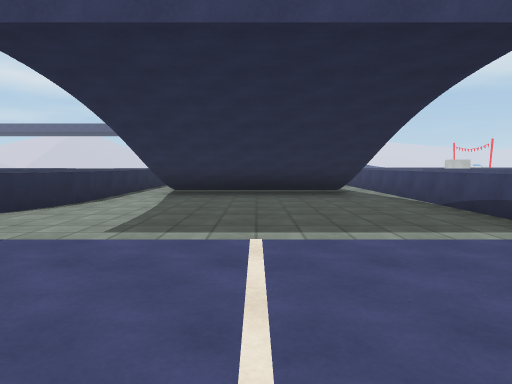
[1] (above)

18 first-person views from a walk through a Unity game level. The camera is 1.2 m above the floor, tilts 4° down and sees 70° across. The floor is counted in squares, 2 m on a side. Each view is taken from the middle of a square. On the plan, view 1 faces up. The plan holds only what a view shows up to about 10 squares ahead; the rest is blank. The place goes on beyond the plan. Surface patterns are stand-ins for the level's own textures.

[2]
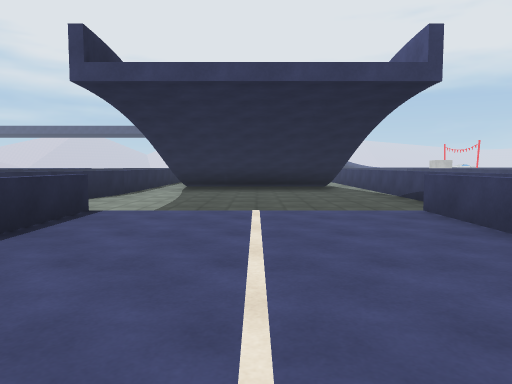

[3]
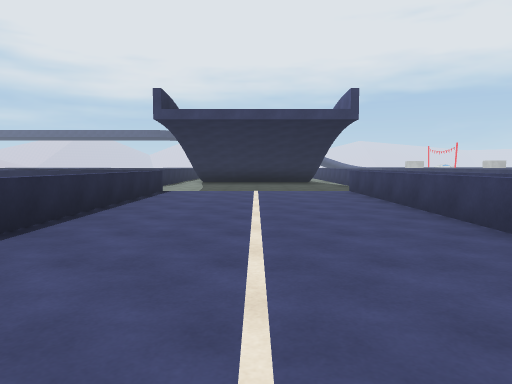

[4]
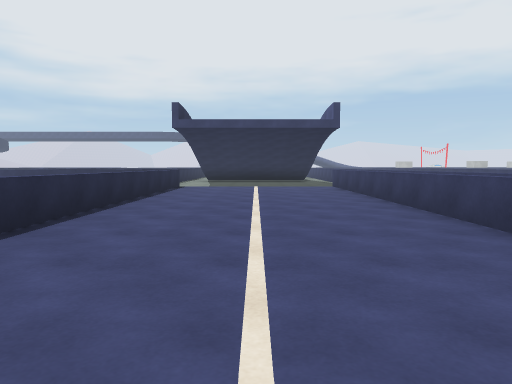

[5]
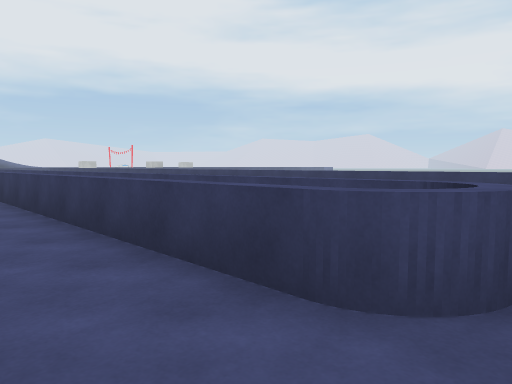

[6]
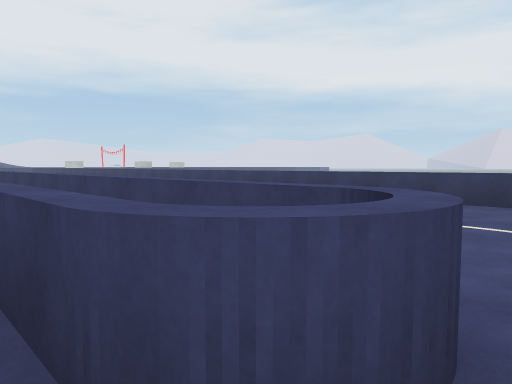

[7]
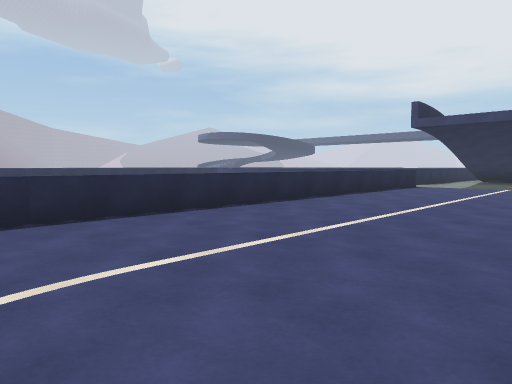

[8]
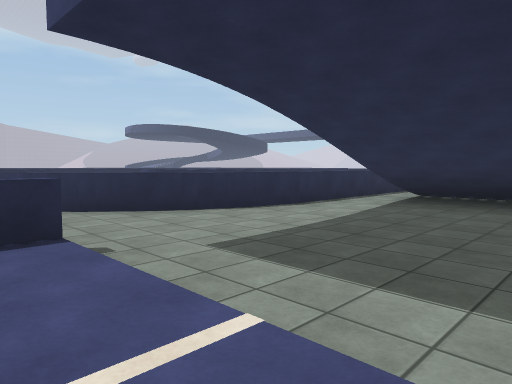

[9]
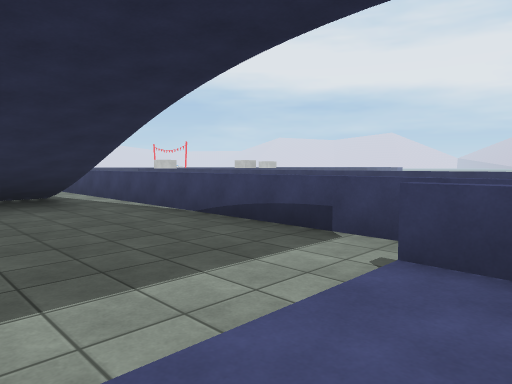

[10]
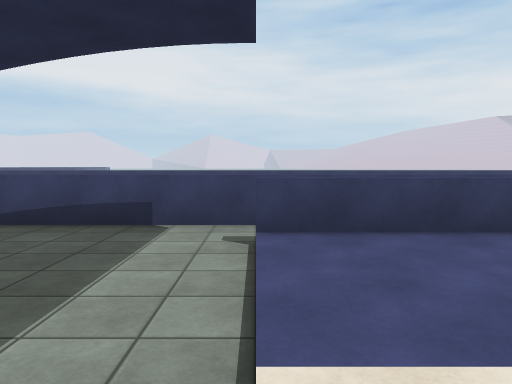

[11]
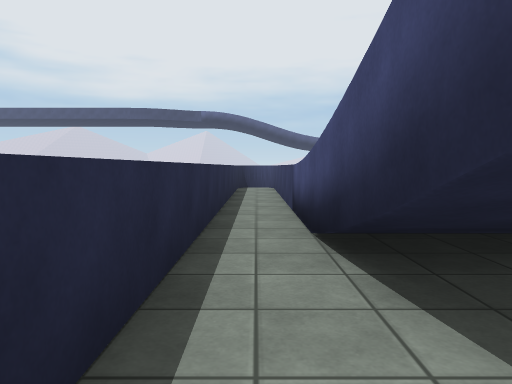

[12]
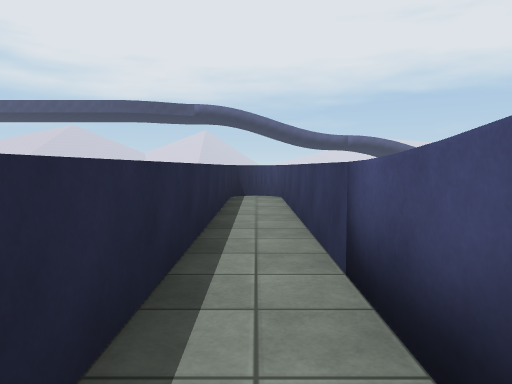

[13]
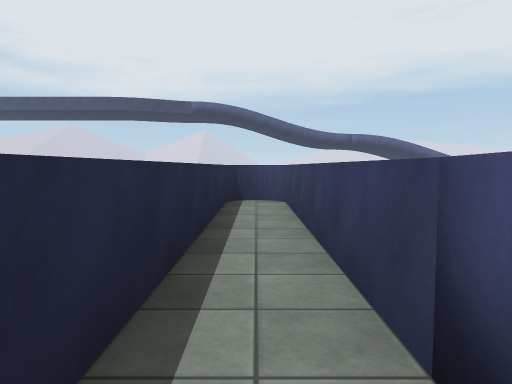

[14]
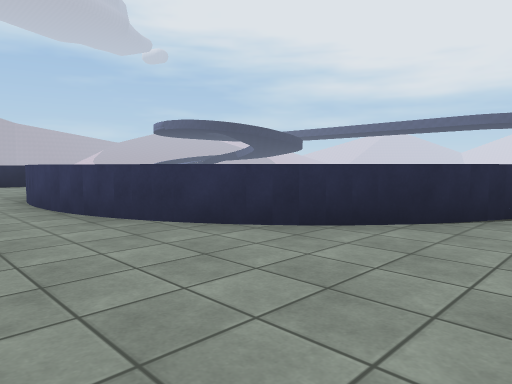

[15]
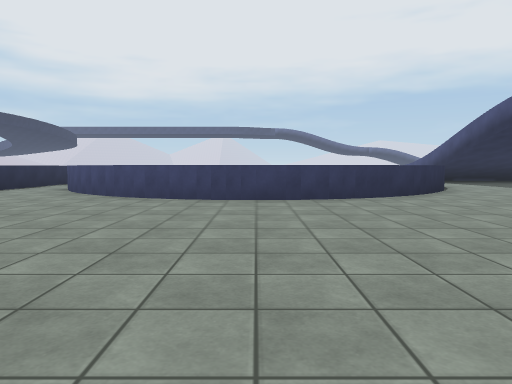

[16]
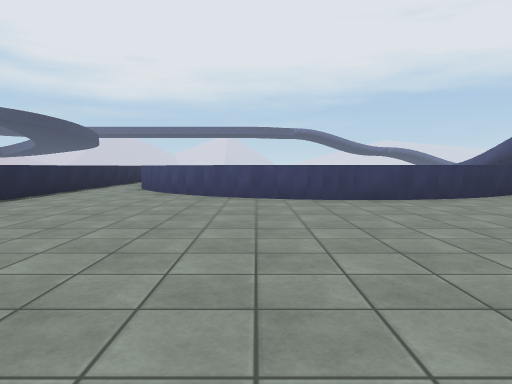

[17]
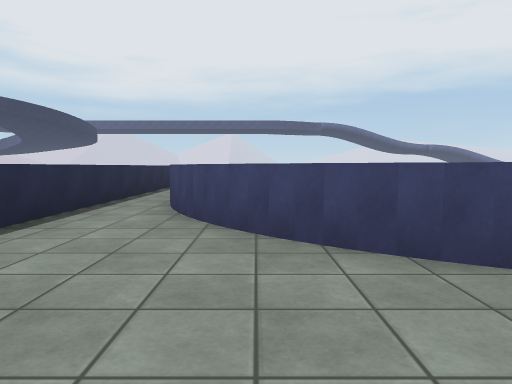

[18]
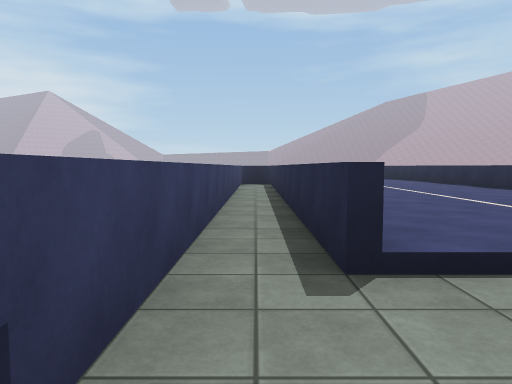

### Floor plan
Key: @ floor where view 1 was taken; # wall or solid block; x gap in a wall; . main floor; : floor 0.25 m higher than the main floor; / step, stairs or slope; = window, fence, low wall or low ledge; ^ raised ledge.
Columns run from 15 left of view 1 to 8 right of it. Each row starts with its distance up from view 1.
 19             ^
 18            #.#
 17            #.#
 16            #.#
 15            #.#
 14            #.#
 13            #.#
 12            #.#    .=
 11            #.#^   .=
 10            #.#   #.=
  9            #.#   #.=   =
  8            ^.#####.=   =
  7 .^         ^.......=   =
  6 .#         #.......=   =
  5 ..#       #........=   =
  4 ..##     ##........=   =
  3 ....#^#^#....#///#.=   =
  2 .............=:::=.=   =
  1 .............=:::=.=   =
  0  .........   =:@:=.=   =
 -1   .......    =:::=.=   =
 -2   .......    =:::=.=   =
 -3    .....     =:::=.=   =
 -4     . .      =:::=.=   =
 -5              =:::=.=   =
 -6              =:::=.=   =
 -7              =:::==:::::
 -8               ::::x::

Positions as (right, up) in squares from view 1, and headings:
1: (0, 0), facing up
2: (0, -2), facing up
3: (0, -6), facing up
4: (0, -8), facing up
5: (1, -8), facing up-right
6: (2, -8), facing up-right
7: (2, -8), facing up-left
8: (1, 2), facing up-left
9: (0, 2), facing up-right
10: (-1, 3), facing right
11: (-3, 8), facing up
12: (-3, 11), facing up
13: (-3, 12), facing up
14: (-3, 1), facing up-left
15: (-9, -4), facing up
16: (-11, -4), facing up
17: (-13, 1), facing up
18: (3, 5), facing down
